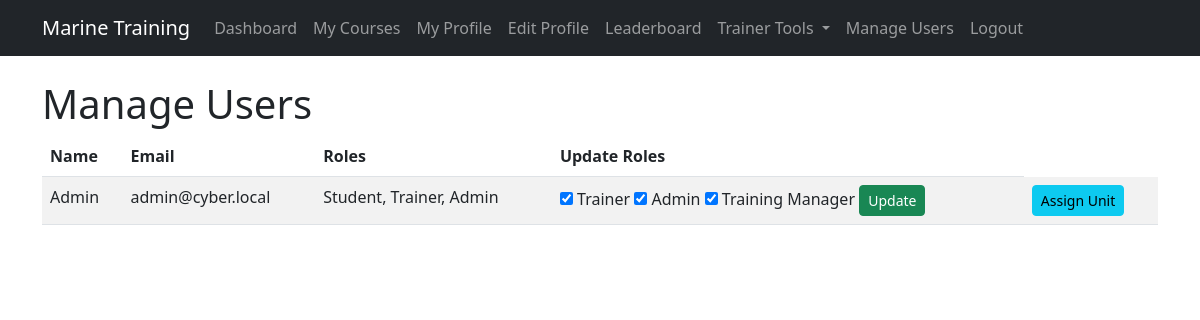
/admin/admin/manage_users (signed in), run on the app's committed database.
### marine_training_app/app/models.py (models this page shows)
class User(db.Model, UserMixin):
    id = db.Column(db.Integer, primary_key=True)
    name = db.Column(db.String(100), nullable=False)
    email = db.Column(db.String(255), unique=True, nullable=False)
    password_hash = db.Column(db.Text, nullable=False)
    profile_picture = db.Column(db.String(255), nullable=True, default="default.jpg")  # Profile Image
    position = db.Column(db.String(100), nullable=True, default="Marine")  # Rank/Position
    accolades = db.Column(db.Text, nullable=True)  # Awards/Badges
    is_student = db.Column(db.Boolean, default=True)
    is_trainer = db.Column(db.Boolean, default=False)
    is_training_manager = db.Column(db.Boolean, default=False)
    is_admin = db.Column(db.Boolean, default=False)
    platoon = db.Column(db.String(100), nullable=True)
    mission_element = db.Column(db.String(100), nullable=True)
    team = db.Column(db.String(100), nullable=True)
    def get_roles(self):
        roles = ["Student"]
        if self.is_trainer:
            roles.append("Trainer")
        if self.is_admin:
            roles.append("Admin")
        return roles

### marine_training_app/app/admin.py (the view)
@admin.route("admin/manage_users")
@login_required
def manage_users():
    if not current_user.is_admin:  # ✅ Use is_admin instead of role
        flash("Access denied: Admins only.", "danger")
        return redirect(url_for("main.dashboard"))
    users = User.query.all()
    return render_template("admin/manage_users.html", users=users)

### marine_training_app/app/__init__.py (called while the page is built)
@login_manager.user_loader
def load_user(user_id):
    return User.query.get(int(user_id))

### marine_training_app/app/templates/admin/manage_users.html (shortened to what this page needs)
{% extends 'base.html' %}
{% block content %}
<h1>Manage Users</h1>
<table class="table table-striped">
    <thead>
        <tr>
            <th>Name</th>
            <th>Email</th>
            <th>Roles</th>
            <th>Update Roles</th>
        </tr>
    </thead>
    <tbody>
        {% for user in users %}
        <tr>
            <td>{{ user.name }}</td>
            <td>{{ user.email }}</td>
            <td>{{ ", ".join(user.get_roles()) }}</td>
            <td>
                <form method="POST" action="{{ url_for('admin.update_role', user_id=user.id) }}">
                    <input type="checkbox" name="is_trainer" {% if user.is_trainer %}checked{% endif %}> Trainer
                    <input type="checkbox" name="is_admin" {% if user.is_admin %}checked{% endif %}> Admin
                    <input type="checkbox" name="is_training_manager" {% if user.is_training_manager %}checked{% endif %}> Training Manager
                    <button type="submit" class="btn btn-sm btn-success">Update</button>
                </form>
            </td>
            <td>
                <a href="{{ url_for('admin.assign_unit', user_id=user.id) }}" class="btn btn-sm btn-info">Assign Unit</a>
            </td>
        </tr>
        {% endfor %}
    </tbody>
</table>
{% endblock %}

### data on the page
User: name "Admin", email "admin@cyber.local", is_trainer+is_admin "Student, Trainer, Admin", is_trainer "☑", is_admin "☑", is_training_manager "☑"
